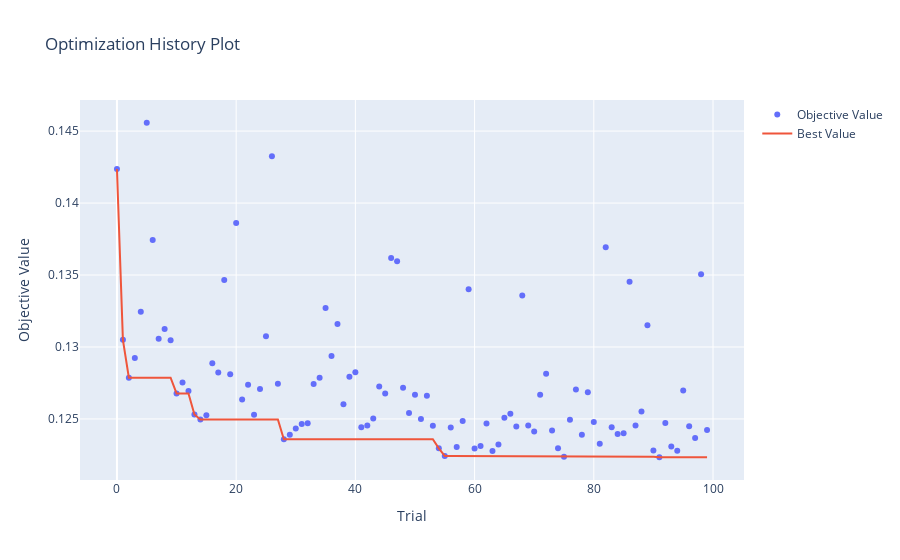

The cell this chart's notebook holds for it:
### Code cell
study_lgbm = optuna.create_study(
    direction = "minimize",
    sampler= TPESampler(seed= random_state),
    pruner= optuna.pruners.MedianPruner(n_startup_trials= 10, n_warmup_steps= 5)
)

study_lgbm.optimize(objective_lightgbm, n_trials= 100, show_progress_bar= True)

print(f"best params: {study_lgbm.best_params}")
print(f"Best score: {study_lgbm.best_value}")

optuna.visualization.plot_optimization_history(study_lgbm)
